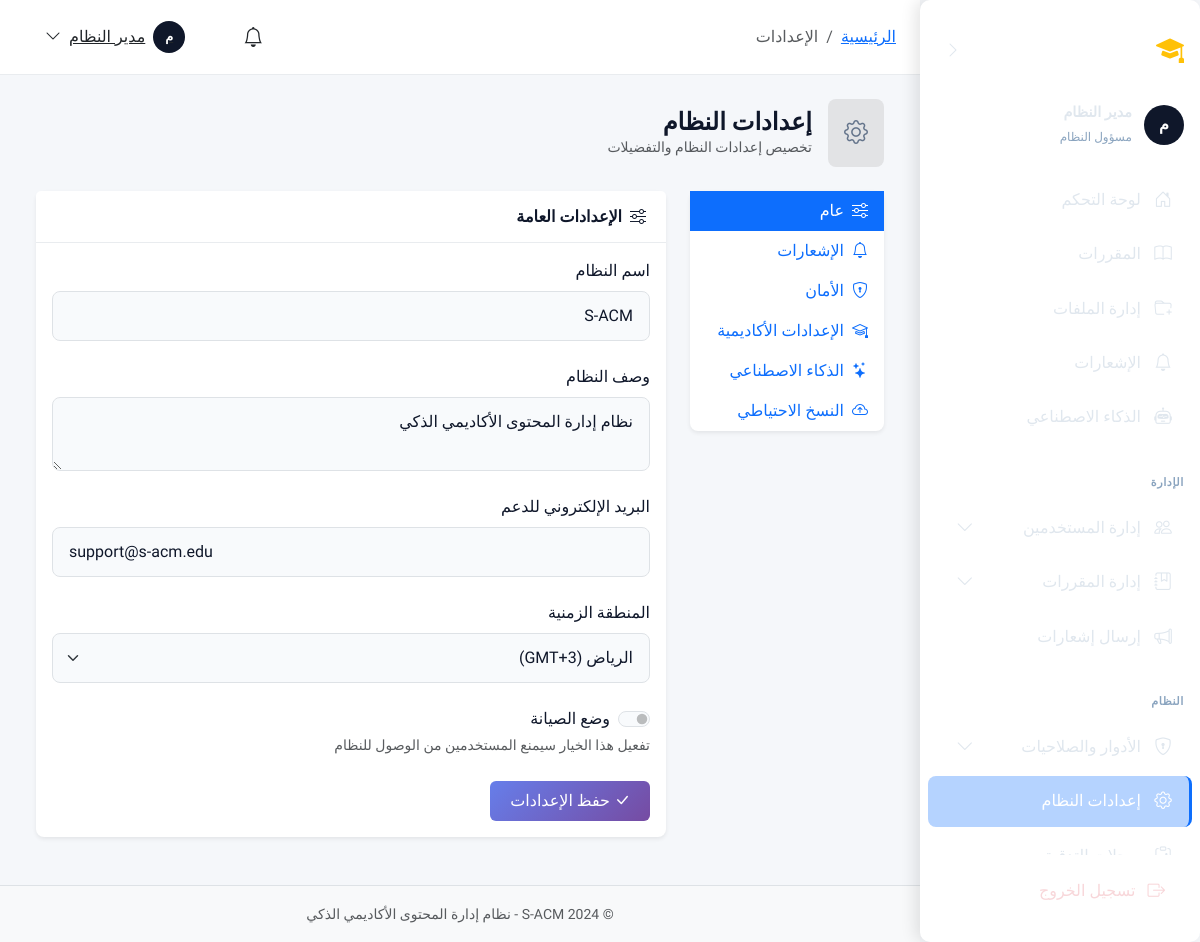
Screenshot of /settings/ (signed in) with the database file from the repository.
### apps/accounts/models.py (models this page shows, shortened)
class User(AbstractBaseUser, PermissionsMixin):
    ACCOUNT_STATUS_CHOICES = [
        ('inactive', 'غير مفعّل'),
        ('active', 'مفعّل'),
        ('suspended', 'موقوف'),
    ]
    academic_id = models.CharField(
        max_length=50,
        unique=True,
        verbose_name='الرقم الأكاديمي/الوظيفي',
        help_text='الرقم الأكاديمي للطالب أو الرقم الوظيفي للموظف'
    )
    id_card_number = models.CharField(
        max_length=50,
        unique=True,
        verbose_name='رقم البطاقة الشخصية',
        help_text='يستخدم للتحقق من الهوية عند التفعيل'
    )
    full_name = models.CharField(
        max_length=150,
        verbose_name='الاسم الكامل'
    )
    email = models.EmailField(
        unique=True,
        blank=True,
        null=True,
        verbose_name='البريد الإلكتروني',
        help_text='يتم تعيينه عند التفعيل'
    )
    account_status = models.CharField(
        max_length=20,
        choices=ACCOUNT_STATUS_CHOICES,
        default='inactive',
        verbose_name='حالة الحساب'
    )
    role = models.ForeignKey(
        Role,
        on_delete=models.PROTECT,
        related_name='users',
        verbose_name='الدور',
        null=True,
        blank=True
    )
    major = models.ForeignKey(
        Major,
        on_delete=models.SET_NULL,
        related_name='students',
        verbose_name='التخصص',
        null=True,
        blank=True,
        help_text='للطلاب فقط'
    )
    level = models.ForeignKey(
        Level,
        on_delete=models.SET_NULL,
        related_name='students',
        verbose_name='المستوى',
        null=True,
        blank=True,
        help_text='للطلاب فقط'
    )
    is_staff = models.BooleanField(default=False, verbose_name='موظف')
    is_active = models.BooleanField(default=True, verbose_name='نشط')
    date_joined = models.DateTimeField(default=timezone.now, verbose_name='تاريخ الانضمام')
    last_login = models.DateTimeField(null=True, blank=True, verbose_name='آخر تسجيل دخول')
    profile_picture = models.ImageField(
        upload_to='profiles/',
        blank=True,
        null=True,
        verbose_name='صورة الملف الشخصي'
    )
    phone_number = models.CharField(
        max_length=20,
        blank=True,
        null=True,
        verbose_name='رقم الهاتف'
    )
    objects = UserManager()
    USERNAME_FIELD = 'academic_id'
    REQUIRED_FIELDS = ['full_name', 'id_card_number']
    class Meta:
        db_table = 'users'
        verbose_name = 'مستخدم'
        verbose_name_plural = 'المستخدمون'
        indexes = [
            models.Index(fields=['academic_id']),
            models.Index(fields=['email']),
            models.Index(fields=['account_status']),
        ]
    def is_admin(self):
        return self.role and self.role.code == Role.ADMIN
    def is_instructor(self):
        return self.role and self.role.code == Role.INSTRUCTOR
    def is_student(self):
        return self.role and self.role.code == Role.STUDENT

class Role(models.Model):
    ADMIN = 'admin'
    INSTRUCTOR = 'instructor'
    STUDENT = 'student'
    code = models.CharField(
        max_length=50,
        unique=True,
        verbose_name='كود الدور',
        help_text='معرف فريد للدور (بالإنجليزية، مثل: admin, instructor)'
    )
    display_name = models.CharField(
        max_length=100,
        verbose_name='اسم العرض',
        help_text='الاسم الذي يظهر للمستخدم'
    )
    description = models.TextField(
        blank=True,
        null=True,
        verbose_name='وصف الدور'
    )
    is_system = models.BooleanField(
        default=False,
        verbose_name='دور نظام',
        help_text='الأدوار الافتراضية التي لا يمكن حذفها'
    )
    is_active = models.BooleanField(
        default=True,
        verbose_name='نشط'
    )
    created_at = models.DateTimeField(auto_now_add=True, verbose_name='تاريخ الإنشاء')
    updated_at = models.DateTimeField(auto_now=True, verbose_name='تاريخ التحديث')
    class Meta:
        db_table = 'roles'
        verbose_name = 'دور'
        verbose_name_plural = 'الأدوار'
        ordering = ['-is_system', 'display_name']

### apps/core/views.py (the view)
# urls.py: path('settings/', views.SettingsView.as_view(), name='settings'),
class SettingsView(LoginRequiredMixin, TemplateView):
    template_name = 'settings/index.html'
    def get_context_data(self, **kwargs):
        context = super().get_context_data(**kwargs)
        return context

### templates/settings/index.html (shortened to what this page needs)
{% extends 'layouts/dashboard_base.html' %}
{% load static %}
{% load permissions %}
{% block breadcrumb_items %}
<li class="breadcrumb-item active">الإعدادات</li>
{% endblock %}
{% block dashboard_content %}
<div class="container-fluid">
    <div class="d-flex align-items-center gap-3 mb-4">
        <div class="page-icon bg-secondary-subtle text-secondary rounded-3 p-3">
            <i class="bi bi-gear fs-4"></i>
        </div>
        <div>
            <h4 class="mb-0 fw-bold">إعدادات النظام</h4>
            <p class="text-muted mb-0 small">تخصيص إعدادات النظام والتفضيلات</p>
        </div>
    </div>
    <div class="row g-4">
        <div class="col-lg-3">
            <div class="card border-0 shadow-sm">
                <div class="card-body p-0">
                    <div class="nav flex-column nav-pills" id="settingsTabs" role="tablist">
                        <button class="nav-link active text-start rounded-0" id="general-tab"
                                data-bs-toggle="pill" data-bs-target="#general" type="button">
                            <i class="bi bi-sliders me-2"></i>عام
                        </button>
                        <button class="nav-link text-start rounded-0" id="notifications-tab"
                                data-bs-toggle="pill" data-bs-target="#notifications" type="button">
                            <i class="bi bi-bell me-2"></i>الإشعارات
                        </button>
                        <button class="nav-link text-start rounded-0" id="security-tab"
                                data-bs-toggle="pill" data-bs-target="#security" type="button">
                            <i class="bi bi-shield-lock me-2"></i>الأمان
                        </button>
                        <button class="nav-link text-start rounded-0" id="academic-tab"
                                data-bs-toggle="pill" data-bs-target="#academic" type="button">
                            <i class="bi bi-mortarboard me-2"></i>الإعدادات الأكاديمية
                        </button>
                        <button class="nav-link text-start rounded-0" id="ai-tab"
                                data-bs-toggle="pill" data-bs-target="#ai" type="button">
                            <i class="bi bi-stars me-2"></i>الذكاء الاصطناعي
                        </button>
                        <button class="nav-link text-start rounded-0" id="backup-tab"
                                data-bs-toggle="pill" data-bs-target="#backup" type="button">
                            <i class="bi bi-cloud-arrow-up me-2"></i>النسخ الاحتياطي
                        </button>
                    </div>
                </div>
            </div>
        </div>
        <div class="col-lg-9">
            <div class="tab-content" id="settingsTabsContent">
                <div class="tab-pane fade show active" id="general" role="tabpanel">
                    <div class="card border-0 shadow-sm">
                        <div class="card-header bg-white">
                            <h6 class="mb-0"><i class="bi bi-sliders me-2"></i>الإعدادات العامة</h6>
                        </div>
                        <div class="card-body">
                            <form method="post">
                                <div class="mb-4">
                                    <label class="form-label">اسم النظام</label>
                                    <input type="text" class="form-control" name="site_name"
                                           value="S-ACM">
                                </div>
                                <div class="mb-4">
                                    <label class="form-label">وصف النظام</label>
                                    <textarea class="form-control" name="site_description" rows="2">نظام إدارة المحتوى الأكاديمي الذكي</textarea>
                                </div>
                                <div class="mb-4">
                                    <label class="form-label">البريد الإلكتروني للدعم</label>
                                    <input type="email" class="form-control" name="support_email"
                                           value="support@s-acm.edu">
                                </div>
                                <div class="mb-4">
                                    <label class="form-label">المنطقة الزمنية</label>
                                    <select class="form-select" name="timezone">
                                        <option value="Asia/Riyadh" selected>الرياض (GMT+3)</option>
                                    </select>
                                </div>
                                <div class="mb-4">
                                    <div class="form-check form-switch">
                                        <input class="form-check-input" type="checkbox" id="maintenance_mode"
                                               name="maintenance_mode">
                                        <label class="form-check-label" for="maintenance_mode">وضع الصيانة</label>
                                    </div>
                                    <small class="text-muted">تفعيل هذا الخيار سيمنع المستخدمين من الوصول للنظام</small>
                                </div>
                                <button type="submit" class="btn btn-primary">
                                    <i class="bi bi-check-lg me-1"></i>حفظ الإعدادات
                                </button>
                            </form>
                        </div>
                    </div>
                </div>
            </div>
        </div>
    </div>
</div>
{% endblock %}

### templates/layouts/dashboard_base.html (shortened to what this page needs)
{% extends 'base.html' %}
{% load static %}
{% load permissions %}
{% block extra_css %}
<link href="{% static 'css/sidebar.css' %}" rel="stylesheet">
<link href="{% static 'css/dashboard.css' %}" rel="stylesheet">
{% endblock %}
{% block body_class %}dashboard-page{% endblock %}
{% block content %}
<div class="dashboard-layout">
    {% include 'components/sidebar.html' %}
    <div class="dashboard-content">
        <header class="dashboard-navbar">
            {% block breadcrumb %}
            <nav aria-label="breadcrumb" class="d-none d-md-block">
                <ol class="breadcrumb mb-0">
                    <li class="breadcrumb-item"><a href="{% url 'core:dashboard' %}">الرئيسية</a></li>
                    {% block breadcrumb_items %}{% endblock %}
                </ol>
            </nav>
            {% endblock %}
            <div class="d-flex align-items-center gap-3 ms-auto">
                <div class="dropdown">
                    <a class="btn btn-link position-relative text-dark" href="#" data-bs-toggle="dropdown">
                        <i class="bi bi-bell fs-5"></i>
                    </a>
                </div>
                <div class="dropdown">
                    <a class="btn btn-link text-dark d-flex align-items-center gap-2" href="#"
                        data-bs-toggle="dropdown">
                        <div class="avatar-circle bg-primary text-white"
                            style="width: 32px; height: 32px; font-size: 0.8rem;">
                            {{ request.user.full_name|slice:":1"|upper }}
                        </div>
                        <span class="d-none d-lg-inline">{{ request.user.full_name|truncatechars:15 }}</span>
                        <i class="bi bi-chevron-down"></i>
                    </a>
                </div>
            </div>
        </header>
        <main class="flex-grow-1 p-4" id="main-content">
            {% block dashboard_content %}{% endblock %}
        </main>
        <footer class="dashboard-footer text-center py-3 border-top bg-light">
            <small class="text-muted">© 2024 S-ACM - نظام إدارة المحتوى الأكاديمي الذكي</small>
        </footer>
    </div>
</div>
{% endblock %}

### templates/components/sidebar.html (shortened to what this page needs)
{% load permissions %}
<aside class="sidebar d-none d-md-flex" id="desktopSidebar" data-collapsed="false">
    <div class="sidebar-header">
        <a href="{% url 'core:home' %}" class="sidebar-brand">
            <i class="bi bi-mortarboard-fill brand-icon"></i>
            <span class="brand-text">S-ACM</span>
        </a>
        <button type="button" class="btn btn-link sidebar-toggle" id="sidebarToggle" aria-label="طي القائمة">
            <i class="bi bi-chevron-right toggle-icon"></i>
        </button>
    </div>
    <div class="sidebar-user">
        <div class="avatar-circle bg-primary text-white">
            {{ request.user.full_name|slice:":1"|upper }}
        </div>
        <div class="user-info">
            <div class="user-name">{{ request.user.full_name|truncatechars:20 }}</div>
            <small class="user-role">{{ user_role|default:"مستخدم" }}</small>
        </div>
    </div>
    <nav class="sidebar-nav flex-grow-1">
        {% include 'components/_sidebar_menu.html' with collapsed=False %}
    </nav>
    <div class="sidebar-footer">
        <a href="{% url 'accounts:logout' %}" class="sidebar-link logout-link">
            <i class="bi bi-box-arrow-right"></i>
            <span class="link-text">تسجيل الخروج</span>
        </a>
    </div>
</aside>

### rows the page displays
User: user.full_name "م", user.full_name "مدير النظام"
Role: display_name "مسؤول النظام"

### other values shown
{{ item.label|default:item.title }} "لوحة التحكم" "المقررات" "إدارة الملفات" "الإشعارات" "الذكاء الاصطناعي" "إرسال إشعارات" "إعدادات النظام"
{{ item.label|default:item.title|slice:"4:-4" }} "الإدارة" "النظام"
{{ item.label|default:item.title }} "إدارة المستخدمين" "إدارة المقررات" "الأدوار والصلاحيات"
